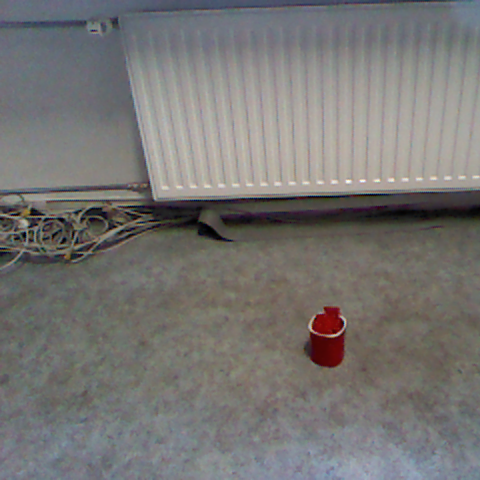
#> input picture Clustering/Data/KinectSnapshot-09-39-49(square).bmp, 480 x 480 px
$ python main.py
#> lines starting #> are read from the running program, lines starting #| are printed output that depends on the picture; after the words box and inside, x2 and y2 are one past the last pixel; in counts of white or black regions, pixels touching at a corner belong together
### Clustering/bitmap.py

from PIL import Image, ImageDraw;
from matplotlib import pyplot

import matplotlib.image as mpimg
import pandas as pd

class Bitmap:
    def __init__(self):
        self.image=None
        self.dataFrame=None

    def loadBitmap(self, filename):
#> called with filename = 'Data/KinectSnapshot-09-39-49(square).bmp'
        self.image = mpimg.imread(filename)
#> self.image is the input picture: shape (480, 480, 3); mean R, G, B 119.1, 117.5, 115.5

    def Show(self):
        pyplot.ioff()
        pyplot.imshow(self.image)
        pyplot.show()

### Clustering/clustering.py
from sklearn.cluster import KMeans
from matplotlib import pyplot
from skimage import color

import numpy as np

def learn (X):
    figure,plots=pyplot.subplots(2,4)

    X_lab=color.rgb2lab(X)
#> X_lab: shape (480, 480, 3) float64; mean of channels 0, 1, 2 49.3, 0.5, 1.4
    X_lab= X_lab[:,:,:]
    ncolumns= X.shape[0]
#> ncolumns = 480
    nrows= X.shape[1]
#> nrows = 480
    X_lab *= (1 / X_lab.max())*4
#> X_lab: shape (480, 480, 3) float64; mean of channels 0, 1, 2 1.98, 0.0182, 0.0564

    X_coords= np.zeros((ncolumns,nrows,2))
    for i,columns in enumerate(X_lab):
        for j, row in enumerate(columns):
            X_coords[i,j]=[i/ncolumns,j/nrows]
    X_lab_cooords= np.concatenate((X_coords,X_lab),2)
    R= X_lab_cooords.reshape(nrows*ncolumns,5)

    n_clusters=8
    means=KMeans(n_clusters=n_clusters, random_state=0).fit(R)
    for i in range(n_clusters):
        desired_centroid=means.predict(R)
        desired_centroid[np.where(means.predict(R) != i)]=0

        pixel_labels = desired_centroid.reshape( ncolumns, nrows)
        plots[i%2][int(i/2)].imshow(pixel_labels)
#> this loop made 8 passes
#> pass 2, in learn, `pixel_labels = desired_centroid.reshape( ncolumns, nrows)`:
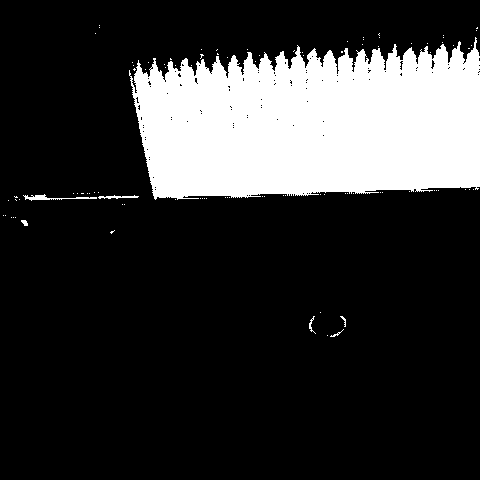
#> pixel_labels: shape (480, 480) int32; values 0 (black) and 1 (white), 20% white; 97 white regions (90 under 20 px), largest, box (x1, y1, x2, y2) and area: (129, 37, 480, 200) 45544, (23, 194, 97, 201) 175, (98, 195, 139, 199) 87
#> pass 3, in learn, `pixel_labels = desired_centroid.reshape( ncolumns, nrows)`:
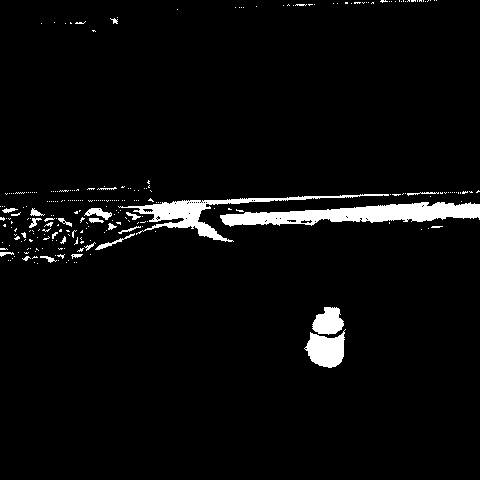
#> pixel_labels: shape (480, 480) int32; values 0 (black) and 2 (white), 4% white; 262 white regions (235 under 20 px), largest, box (x1, y1, x2, y2) and area: (220, 202, 480, 227) 3542, (118, 194, 389, 242) 2165, (304, 329, 346, 368) 1043
    pyplot.ion()
    figure.show()
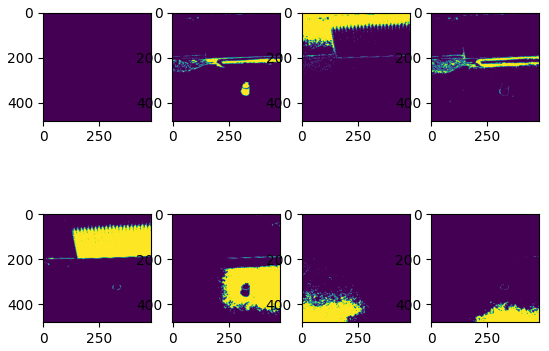
#> figure drawn by matplotlib, 8 panels
    pyplot.ioff()

    pyplot.figure(2)
    pixel_labels = means.predict(R).reshape(ncolumns, nrows)
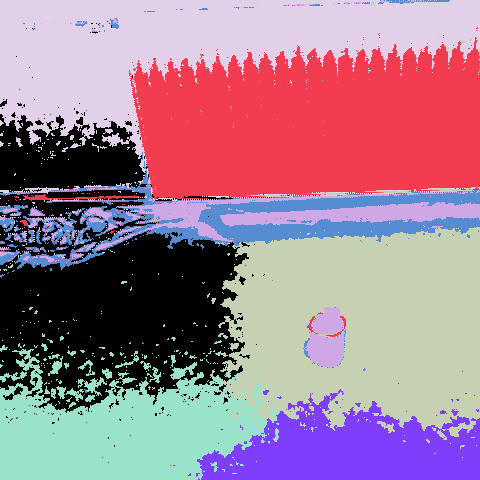
#> pixel_labels: shape (480, 480) int32; 8 distinct labels, from 0 to 7; one colour per label, 0 black
    pyplot.imshow(pixel_labels)
    pyplot.show()

    pyplot.pause(2)

### Clustering/main.py
from bitmap import Bitmap
from clustering import learn
if __name__ == '__main__':
    Image = Bitmap();
    try:
        Image.loadBitmap("Data/KinectSnapshot-09-39-49(square).bmp")
    except FileNotFoundError:
        print("could not load file")
        raise

    Image.Show();
    learn(Image.image)


#> (the run stopped early here; a loop or call above may not have finished)

$ run again, with Clustering/Data/KinectSnapshot-09-39-49.png saved as Clustering/Data/KinectSnapshot-09-39-49(square).bmp
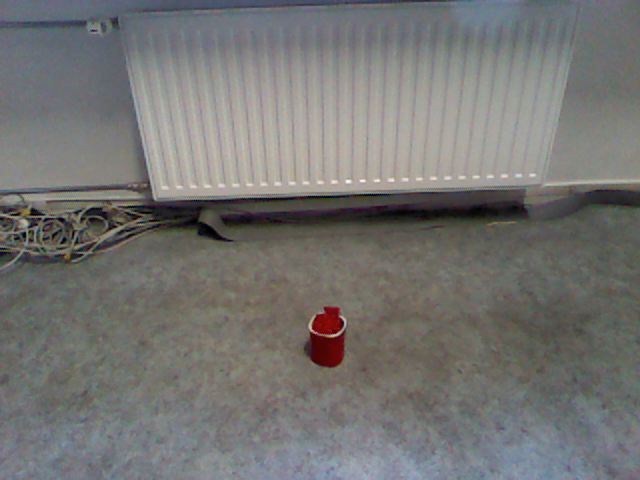
#> input picture Clustering/Data/KinectSnapshot-09-39-49.png, 640 x 480 px
#> in loadBitmap, self.image is the input picture: shape (480, 640, 3); mean R, G, B 116.8, 116.2, 114.3
#> the loop in learn, `for i in range(n_clusters):` made 8 passes
#> pass 2, in learn, `pixel_labels = desired_centroid.reshape( ncolumns, nrows)`:
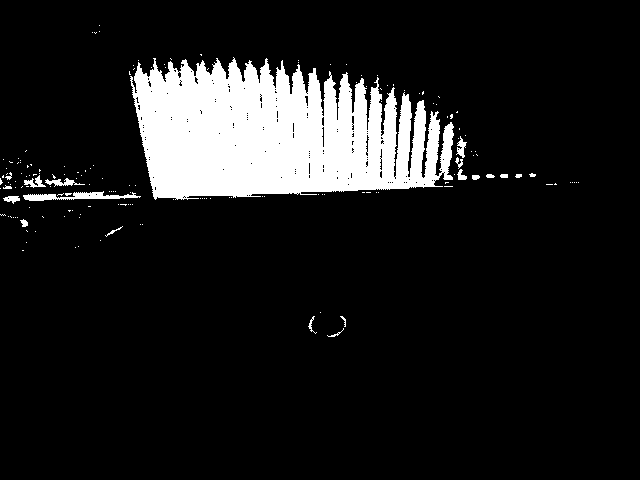
#> pixel_labels: shape (480, 640) int32; values 0 (black) and 1 (white), 11.3% white; 165 white regions (145 under 20 px), largest, box (x1, y1, x2, y2) and area: (130, 57, 454, 200) 32932, (23, 191, 141, 201) 555, (45, 178, 85, 187) 149
#> in learn, `pixel_labels = means.predict(R).reshape(ncolumns, nrows)`:
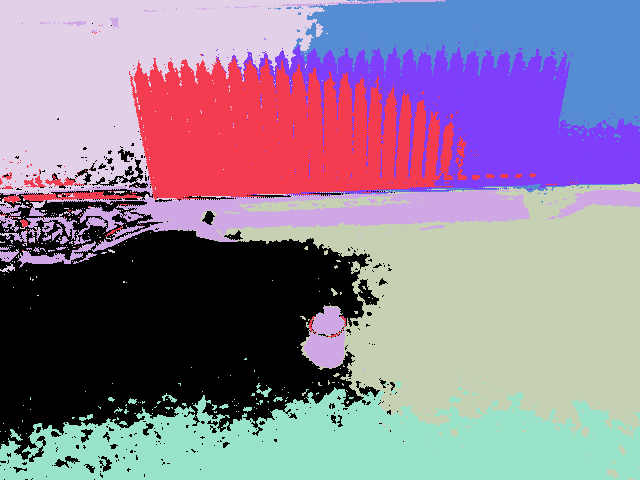
#> pixel_labels: shape (480, 640) int32; 8 distinct labels, from 0 to 7; one colour per label, 0 black
